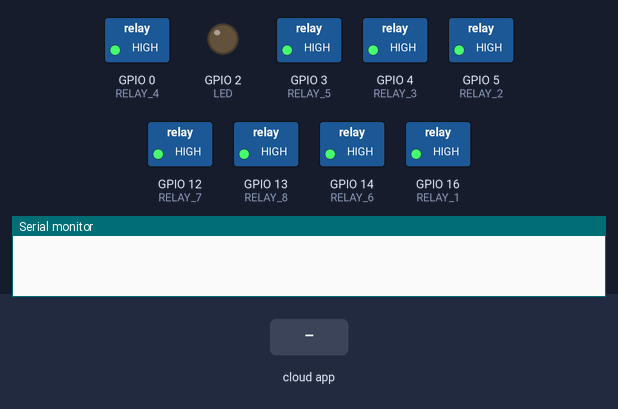
A sketch run on a simulated ESP32. Shown: switched loads named in the sketch (green lamp = pin HIGH), output pins drawn as LEDs (lit = HIGH), the last lines printed to the serial monitor. The test bench sets the inputs (shaded band). WiFi joins after 1.5 s; servers stay silent unless stated.

Above: at 2.7 s.
2.8 s: the phone or cloud app sets Living.Light to 64
At 4.1 s:
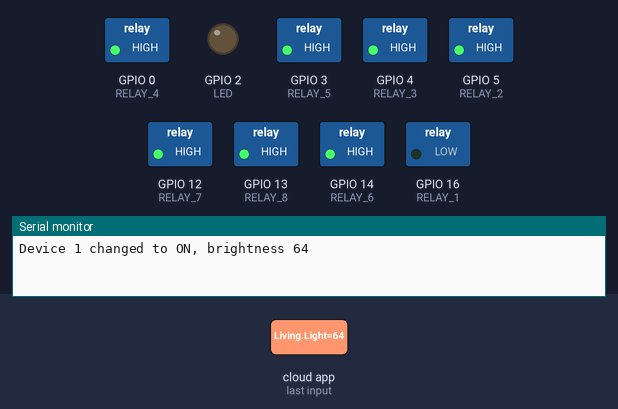
5.8 s: the phone or cloud app sets Living.Light to 0
At 6.4 s:
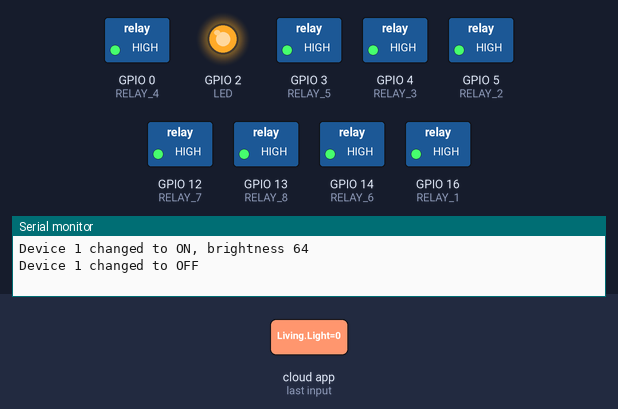
8.8 s: the phone or cloud app sets Living.Fan to 64
At 9.7 s:
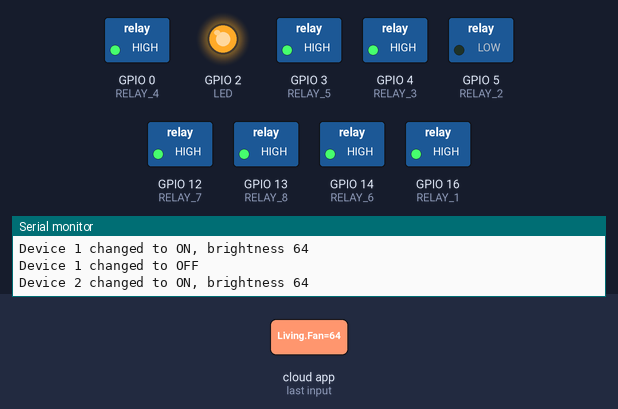
11.8 s: the phone or cloud app sets Bed.Light to 64
At 12.1 s:
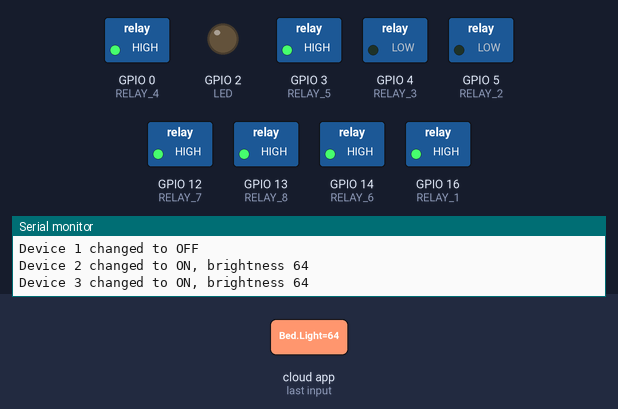
14.8 s: the phone or cloud app sets Bed.Fan to 64
At 15.8 s:
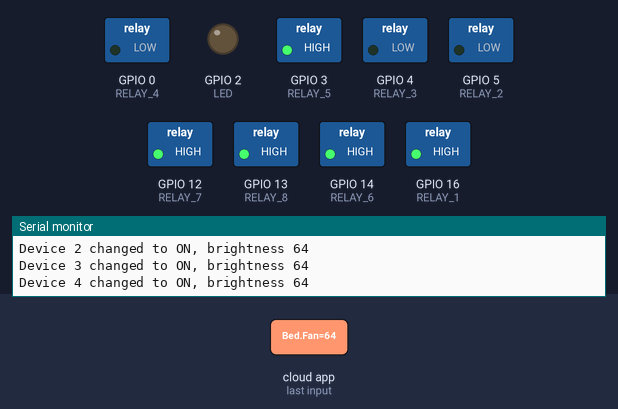
17.8 s: the phone or cloud app sets Guest.Light to 64
At 20.3 s:
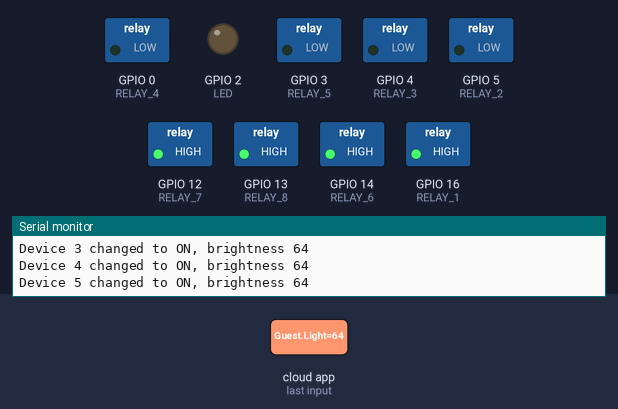
Timing chart, 0 to 21.7 s (numbered marks = the images above; inputs shaded):
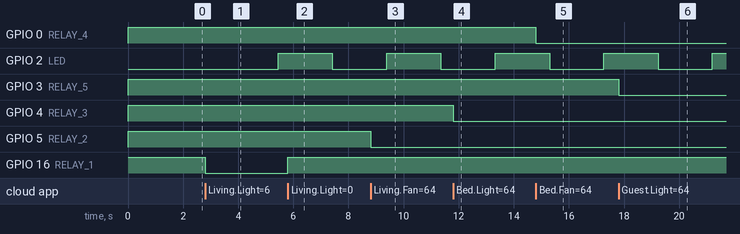

The sketch:

SS-Esp12E-AexaSwitchWithDynaWiFi.ino
```cpp
/*
 * This one is tested by Shajahan and working one
 */
#include <WiFiManager.h>
#include <Espalexa.h>
#include <ArduinoOTA.h>

const int RELAY_1 = 16;  // D0 Living Room Light
const int RELAY_2 = 5;   //  D1 Living Room Fan
const int RELAY_3 = 4;   //  D2 Bed Room Light
const int RELAY_4 = 0;   //  D3 Bed Room Fan
const int RELAY_5 = 3;  //  D4 Guest Room Light
const int RELAY_6 = 14;  // D5 Guest Room Fan
const int RELAY_7 = 12;  // D6 TV
const int RELAY_8 = 13;  // D7 Kitchen Light
#define LED 2
int MillisCount = 0;

String Device_1_Name = "Living Light";
String Device_2_Name = "Living Fan";
String Device_3_Name = "Bed Light";
String Device_4_Name = "Bed Fan";
String Device_5_Name = "Guest Light";
String Device_6_Name = "Guest Fan";
String Device_7_Name = "Living TV";
String Device_8_Name = "Kitchen Light";

//callback functions
void firstLightChanged(uint8_t brightness);
void secondLightChanged(uint8_t brightness);
void thirdLightChanged(uint8_t brightness);
void fourthLightChanged(uint8_t brightness);
void fifthLightChanged(uint8_t brightness);
void sixthLightChanged(uint8_t brightness);
void senventhLightChanged(uint8_t brightness);
void eighthLightChanged(uint8_t brightness);

Espalexa espalexa;

void setup()
{
  Serial.begin(115200);
  pinMode(RELAY_1, OUTPUT);
  pinMode(RELAY_2, OUTPUT);
  pinMode(RELAY_3, OUTPUT);
  pinMode(RELAY_4, OUTPUT);
  pinMode(RELAY_5, OUTPUT);
  pinMode(RELAY_6, OUTPUT);
  pinMode(RELAY_7, OUTPUT);
  pinMode(RELAY_8, OUTPUT);
  pinMode(LED, OUTPUT);

  digitalWrite(RELAY_1, HIGH);
  digitalWrite(RELAY_2, HIGH);
  digitalWrite(RELAY_3, HIGH);
  digitalWrite(RELAY_4, HIGH);
  digitalWrite(RELAY_5, HIGH);
  digitalWrite(RELAY_6, HIGH);
  digitalWrite(RELAY_7, HIGH);
  digitalWrite(RELAY_8, HIGH);

  WiFi.mode(WIFI_STA);
  WiFiManager wm;
  bool wifiConnected;
  wifiConnected = wm.autoConnect("SsAlexaSwitch");

  if(wifiConnected){
    espalexa.addDevice(Device_1_Name, firstLightChanged);
    espalexa.addDevice(Device_2_Name, secondLightChanged);
    espalexa.addDevice(Device_3_Name, thirdLightChanged);
    espalexa.addDevice(Device_4_Name, fourthLightChanged);
    espalexa.addDevice(Device_5_Name, fifthLightChanged);
    espalexa.addDevice(Device_6_Name, sixthLightChanged);
    espalexa.addDevice(Device_7_Name, seventhLightChanged);
    espalexa.addDevice(Device_8_Name, eighthLightChanged);
    espalexa.begin();

    ArduinoOTA.onStart([]() {
    String type;
    if (ArduinoOTA.getCommand() == U_FLASH) {
      type = "sketch";
    } else {  // U_FS
      type = "filesystem";
    }
    Serial.println("Start updating " + type);
  });

  ArduinoOTA.onEnd([]() {
    Serial.println("\nEnd");
  });

  ArduinoOTA.onProgress([](unsigned int progress, unsigned int total) {
    Serial.printf("Progress: %u%%\r", (progress / (total / 100)));
  });

  ArduinoOTA.onError([](ota_error_t error) {
    Serial.printf("Error[%u]: ", error);
    if (error == OTA_AUTH_ERROR) {
      Serial.println("Auth Failed");
    } else if (error == OTA_BEGIN_ERROR) {
      Serial.println("Begin Failed");
    } else if (error == OTA_CONNECT_ERROR) {
      Serial.println("Connect Failed");
    } else if (error == OTA_RECEIVE_ERROR) {
      Serial.println("Receive Failed");
    } else if (error == OTA_END_ERROR) {
      Serial.println("End Failed");
    }
  });

  ArduinoOTA.begin();

  } else
  {
    while (1) {
      Serial.println("Cannot connect to WiFi. Please check data and reset the ESP.");
      delay(2500);
    }
  }
}

void loop()
{
   espalexa.loop();
   ArduinoOTA.handle();
   if (MillisCount == 1000)
    digitalWrite(LED, LOW);

  if (MillisCount == 2000) {
    digitalWrite(LED, HIGH);
    MillisCount = 0;
  }

  MillisCount += 1;
  delay(1);
}

void firstLightChanged(uint8_t brightness) {
    Serial.print("Device 1 changed to ");
    if (brightness) {
      Serial.print("ON, brightness ");
      Serial.println(brightness);
      digitalWrite(RELAY_1, LOW);
    }
    else  {
      Serial.println("OFF");
      digitalWrite(RELAY_1, HIGH);
    }
}

void secondLightChanged(uint8_t brightness) {
    Serial.print("Device 2 changed to ");
    if (brightness) {
      Serial.print("ON, brightness ");
      Serial.println(brightness);
      digitalWrite(RELAY_2, LOW);
    }
    else  {
      Serial.println("OFF");
      digitalWrite(RELAY_2, HIGH);
    }
}

void thirdLightChanged(uint8_t brightness) {
    Serial.print("Device 3 changed to ");
    if (brightness) {
      Serial.print("ON, brightness ");
      Serial.println(brightness);
      digitalWrite(RELAY_3, LOW);
    }
    else  {
      Serial.println("OFF");
      digitalWrite(RELAY_3, HIGH);
    }
}

void fourthLightChanged(uint8_t brightness) {
    Serial.print("Device 4 changed to ");
    if (brightness) {
      Serial.print("ON, brightness ");
      Serial.println(brightness);
      digitalWrite(RELAY_4, LOW);
    }
    else  {
      Serial.println("OFF");
      digitalWrite(RELAY_4, HIGH);
    }
}

void fifthLightChanged(uint8_t brightness) {
    Serial.print("Device 5 changed to ");
    if (brightness) {
      Serial.print("ON, brightness ");
      Serial.println(brightness);
      digitalWrite(RELAY_5, LOW);
    }
    else  {
      Serial.println("OFF");
      digitalWrite(RELAY_5, HIGH);
    }
}

void sixthLightChanged(uint8_t brightness) {
    Serial.print("Device 6 changed to ");
    if (brightness) {
      Serial.print("ON, brightness ");
      Serial.println(brightness);
      digitalWrite(RELAY_6, LOW);
    }
    else  {
      Serial.println("OFF");
      digitalWrite(RELAY_6, HIGH);
    }
}

void seventhLightChanged(uint8_t brightness) {
    Serial.print("Device 7 changed to ");
    if (brightness) {
      Serial.print("ON, brightness ");
      Serial.println(brightness);
      digitalWrite(RELAY_7, LOW);
    }
    else  {
      Serial.println("OFF");
      digitalWrite(RELAY_7, HIGH);
    }
}

void eighthLightChanged(uint8_t brightness) {
    Serial.print("Device 8 changed to ");
    if (brightness) {
      Serial.print("ON, brightness ");
      Serial.println(brightness);
      digitalWrite(RELAY_8, LOW);
    }
    else  {
      Serial.println("OFF");
      digitalWrite(RELAY_8, HIGH);
    }
}
```

Measured:
- after the input at 2.8 s, GPIO 16 (RELAY_1): HIGH → LOW at once
- after the input at 5.8 s, GPIO 16 (RELAY_1): LOW → HIGH at once
- after the input at 8.8 s, GPIO 5 (RELAY_2): HIGH → LOW at once
- after the input at 11.8 s, GPIO 4 (RELAY_3): HIGH → LOW at once
- after the input at 14.8 s, GPIO 0 (RELAY_4): HIGH → LOW at once
- after the input at 17.8 s, GPIO 3 (RELAY_5): HIGH → LOW at once
